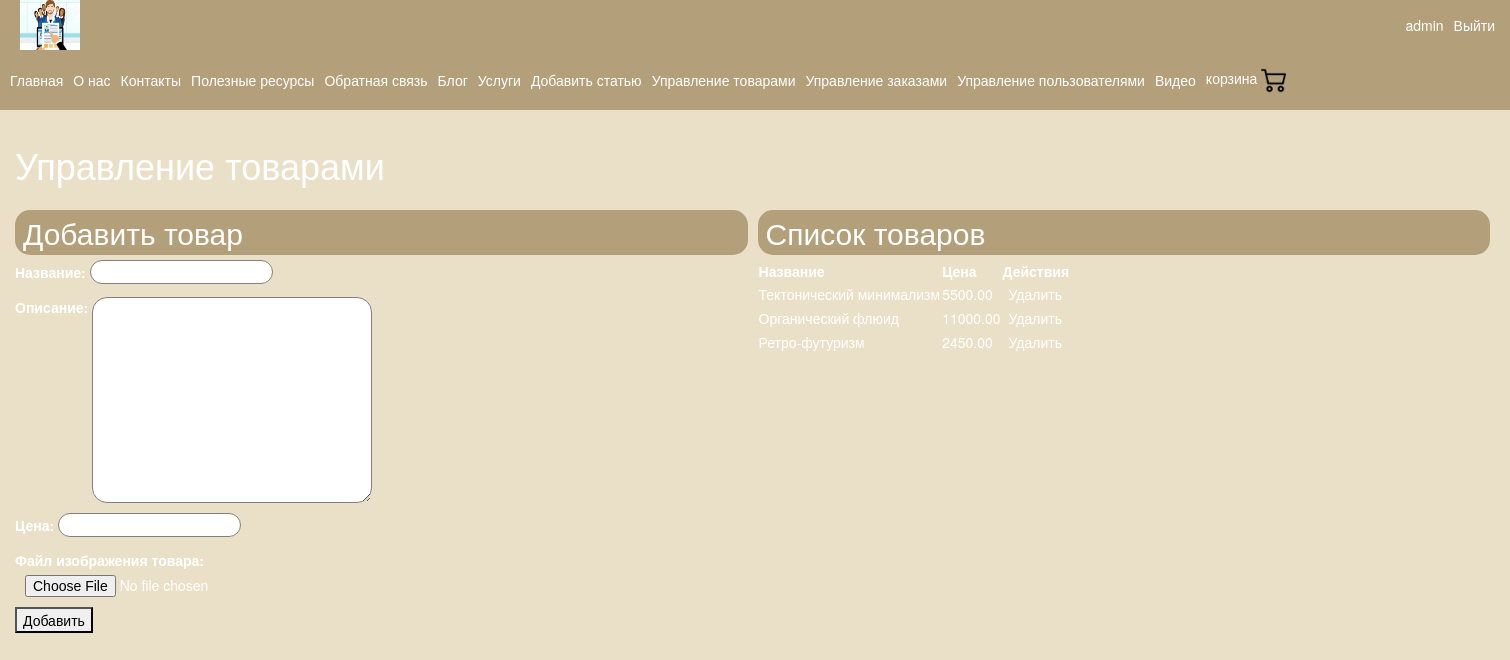
The app's page /manage_products/ (signed in) with its own data.
### app/models.py (models this page shows, shortened)
class Product(models.Model):
    name = models.CharField(max_length=100, verbose_name="Название")
    description = models.TextField(verbose_name="Описание")
    price = models.DecimalField(max_digits=10, decimal_places=2, verbose_name="Цена")
    image = models.FileField(upload_to='products/', verbose_name="Файл изображения товара")

### app/views.py (the view, shortened to what this page needs)
# urls.py: path('manage_products/', views.manage_products, name='manage_products'),
@login_required
@user_passes_test(is_manager_or_admin)
def manage_products(request):
    form = ProductForm()
    products = Product.objects.all()
    return render(request, 'app/manage_products.html', {'form': form, 'products': products})

### app/forms.py
class ProductForm(forms.ModelForm):
    class Meta:
        model = Product
        fields = ['name', 'description', 'price', 'image']

### app/views.py (called while the page is built)
def is_manager_or_admin(user):
    return user.is_superuser or user.is_staff or user.groups.filter(name='manager').exists()

### app/templates/app/manage_products.html (shortened to what this page needs)
{% extends "app/layout.html" %}
{% block content %}
<h1>Управление товарами</h1>
<div class="p1">
    <div class="p2">
        <div class="h2-togl"><h2 id="toggle-add-product">Добавить товар</h2></div>
        <form class="add_product" method="post" enctype="multipart/form-data">
            {{ form.as_p }}
            <button type="submit" name="add_product">Добавить</button>
        </form>
    </div>
    <div class="p2">
        <div class="h2-togl"><h2 id="toggle-product-list">Список товаров</h2></div>
        <div class="edit_product">
            <table>
                <thead>
                    <tr>
                        <th>Название</th>
                        <th>Цена</th>
                        <th>Действия</th>
                    </tr>
                </thead>
                <tbody>
                    {% for product in products %}
                    <tr>
                        <td>{{ product.name }}</td>
                        <td>{{ product.price }}</td>
                        <td>
                            <form method="post" style="display:inline;">
                                <button class="button-cus" type="submit" name="delete_product">Удалить</button>
                            </form>
                        </td>
                    </tr>
                    {% endfor %}
                </tbody>
            </table>
        </div>
    </div>
</div>
{% endblock %}

### app/templates/app/loginpartial.html (shortened to what this page needs)
﻿{% if user.is_authenticated %}
<form id="logoutForm" action="/logout/" method="post" class="logoutForm">
    <div class="login-name">{{ user.username }}</div>
    <a class="log-out" href="javascript:document.getElementById('logoutForm').submit()">Выйти</a>
</form>
{% else %}
<a class="log-in" href="{% url 'login' %}">Войти</a>
{% endif %}

### app/static/app/content/site.css (style rules this page uses)
body { margin:0px; padding:0px; }
input, select, textarea { max-width: 280px; }
a { color:black; }

### app/templates/app/manage_products.html (style rules this page uses)
.h2-togl { background-color: #B39F7A; height: 45px; border-radius: 15px; display: flex; align-items: center; padding: 8px; margin-top: 15px; margin-bottom: 5px; cursor: pointer; }
.h2-togl h2 { margin: 0px; }
.p1 { width:100%; display:flex; gap:10px; }
.p2 { width:49%; }

### app/templates/app/layout.html (style rules this page uses)
.button-cus { border: none; border-radius: 25px; background-color: #EAE0C8; color: white; }
input { border: 1px solid gray; border-radius: 15px; padding-left: 10px; }
textarea { border: 1px solid gray; border-radius: 15px; padding-left:10px; }
#id_image { border: none }
div, h1, h2, h3 { color: white; }
body { background-color: #EAE0C8; }
.logoutForm { float: right; margin-right: 15px; display: flex; align-items: center; height: 100%; color: white; text-align: center; gap:10px; }
.log-out { color:white; }

### records on screen
Product: name "Тектонический минимализм", price "5500.00"
Product: name "Органический флюид", price "11000.00"
Product: name "Ретро-футуризм", price "2450.00"

### other values on screen
{{ user.username }} "admin"
